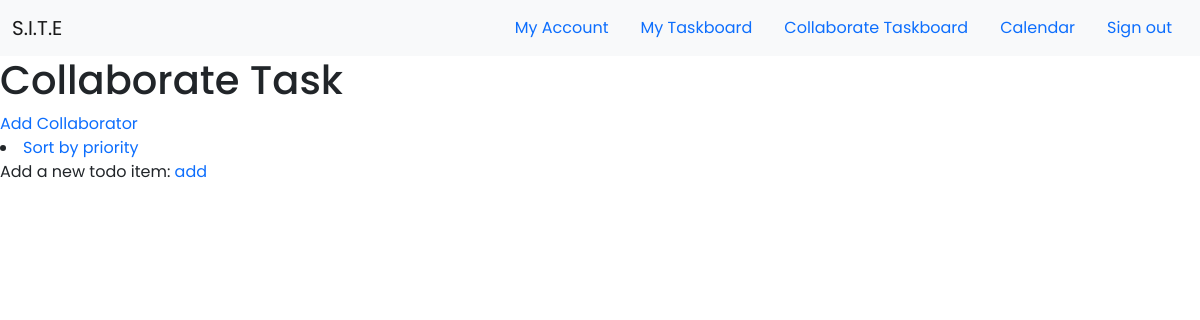
The app's page /collaboratetaskboard (signed in), older data.
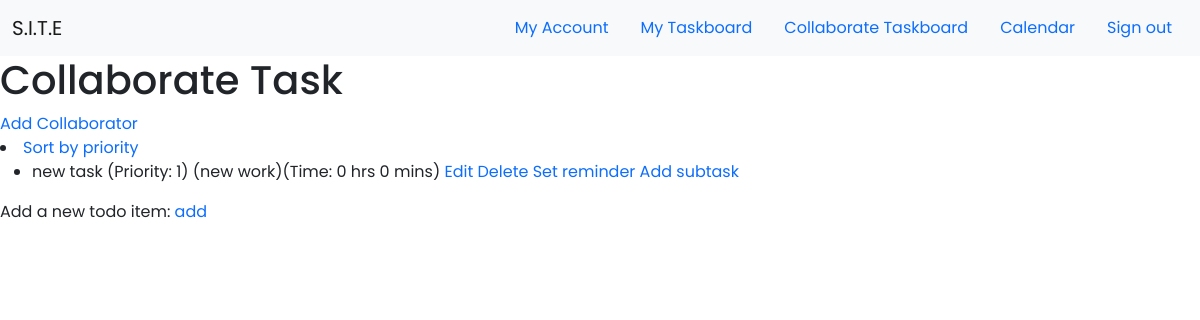
The same page, newer data.
### app/models.py (models this page shows, shortened)
class Task(db.Model):
    id = db.Column(db.Integer, primary_key=True, autoincrement=True)
    content = db.Column(db.String, unique=False, nullable=False)
    complete = db.Column(db.Boolean, default=False)
    estimatehr = db.Column(db.Integer, nullable = True)
    estimatemin = db.Column(db.Integer, nullable = True)
    priority = db.Column(db.Integer, nullable=False)
    collaborate_id = db.Column(db.Integer, nullable=True, unique=False)
    category_id = db.Column(db.Integer, db.ForeignKey('category.id'), nullable=False)
    category = db.relationship('Category', backref=db.backref('categories', lazy=True))
    subtask = db.relationship('Subtask', backref = 'subtasks', lazy = 'dynamic')
    user_id = db.Column(db.Integer, db.ForeignKey('user.id'))

class Category(db.Model):
    id = db.Column(db.Integer, primary_key=True)
    category = db.Column(db.String(30), unique=True, nullable=False)
    user_id = db.Column(db.Integer, db.ForeignKey('user.id'))

### app/routes.py (the view)
@app.route('/collaboratetaskboard',methods=['GET', 'POST'])
def collaboratetaskboard():
    user = User.query.filter_by(username=current_user.username).first()
    tasks = Task.query.filter_by(collaborate_id=user.collaborate).all()
    subtask = Subtask.query.all()
    return render_template('collaboratetask.html', tasks=tasks, subtasks=subtask)

### app/models.py (called while the page is built)
@login.user_loader
def load_user(id):
    return User.query.get(int(id))

### app/templates/collaboratetask.html (shortened to what this page needs)
{% extends "base.html" %}
{% block content %}
<link rel="stylesheet" type="text/css" href="{{ url_for('static', filename='css/taskboard.css') }}">
    {% if current_user.is_authenticated %}
            <div>
                <h1>Collaborate Task</h1>
                <a href ="/addcollaborator">Add Collaborator</a>
                        <li><a href="/priority">Sort by priority</a></li>
                {% for task in tasks %}
                <ul>
                <li>
                    {{ task.content }} (Priority: {{task.priority}}) ({{task.category.category}})(Time: {{task.estimatehr}} hrs {{task.estimatemin}} mins) <a href= "/edittask/{{task.id}}">Edit</a>  <a href= "/delete/{{task.id}}"> Delete</a>  <a href= "/reminder/{{task.id}}">Set reminder</a> <a href="/addsubtask/{{task.id}}">Add subtask</a>
                </li>
                </ul>
                {% endfor %}
                <div>Add a new todo item:
                <a href="/addcollaboratetask"> add</a>
                </div>
            </div>
    {% endif %}
{% endblock %}

Row changes from the older to the newer data that the page shows:
added Task: content "new task", priority "1", category.category "new work", estimatehr "0", estimatemin "0"
